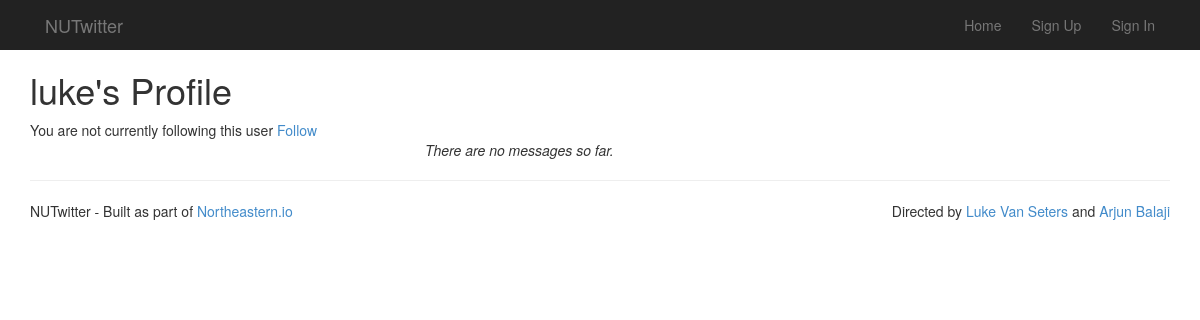
The app's page /luke, older data.
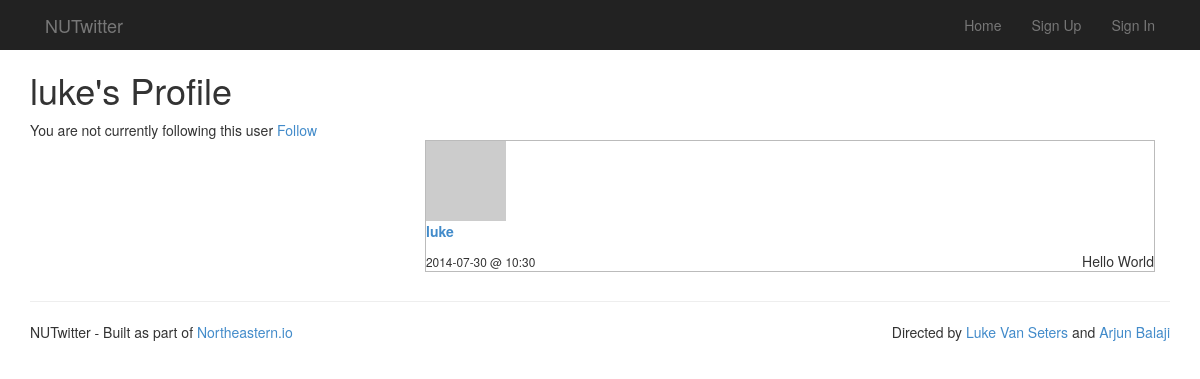
The same page, newer data.
### nu_twitter.py (models this page shows)
class Post(db.Model):
	"""A post table"""
	id = db.Column(db.Integer, primary_key=True)
	body = db.Column(db.Text)
	pub_date = db.Column(db.DateTime)
	user_id = db.Column(db.Integer, db.ForeignKey('user.id'))
	user = db.relationship('User', backref=db.backref('posts', lazy='dynamic'))
	def __init__(self, user, body, pub_date=None):
		self.body = body
		if pub_date is None:
			pub_date = datetime.utcnow()
		self.pub_date = pub_date
		self.user = user
	def __repr__(self):
		return '<Post %r>' % self.title

class User(db.Model):
	"""A user table"""
	id = db.Column(db.Integer, primary_key=True)
	username = db.Column(db.String(80), unique=True)
	email = db.Column(db.String(150), unique=True)
	password_digest = db.Column(db.String(128))
	salt = db.Column(db.String(32))
	followed = db.relationship('User',
        secondary = followers,
        primaryjoin = (followers.c.who_id == id),
        secondaryjoin = (followers.c.whom_id == id),
        backref = db.backref('followers', lazy = 'dynamic'),
        lazy = 'dynamic')
	def __init__(self, username, email, password_digest, salt):
		self.username = username
		self.email = email
		self.password_digest = password_digest
		self.salt = salt
	def __repr__(self):
		return '<User %r>' % self.username

### nu_twitter.py (the view)
@app.route('/<username>')
def user_timeline(username):
    profile_user = db.session.query(User).filter_by(username=username.lower()).first()
    if profile_user is None:
        abort(404)
    followed = False
    if g.user:
        followed = db.session.query(followers).filter_by(who_id=session['user_id'], whom_id=profile_user.id).first() is not None
    return render_template('timeline.html', posts=profile_user.posts.limit(PER_PAGE),
    	followed=followed, profile_user=profile_user)

### nu_twitter.py (called while the page is built)
@app.before_request
def before_request():
    g.user = None
    if 'user_id' in session:
    	g.user = db.session.query(User).get(session['user_id'])

def gravatar_url(email, size=80):
    return 'http://www.gravatar.com/avatar/%s?d=identicon&s=%d' % \
        (hashlib.md5(email.strip().lower().encode('utf-8')).hexdigest(), size)

def format_datetime(timestamp):
    return timestamp.strftime('%Y-%m-%d @ %H:%M')

### templates/timeline.html (shortened to what this page needs)
{% extends "layout.html" %}
{% block title %}
	{% if request.endpoint == 'user_timeline' %}
		{% if g.user.id == profile_user.id %}
			Your profile
		{% else %}
			{{ profile_user.username }}'s Profile
		{% endif %}
	{% else %}
		News Feed
	{% endif %}
{% endblock %}
{% block body %}
<div class="container">
	<h1>{{ self.title() }}</h1>
	{% if request.endpoint == 'user_timeline' %}
		<div>
			{% if g.user.id == profile_user.id %}
				This is you
			{% elif followed %}
				You are currently following this user
				<a class=unfollow href="{{ url_for('unfollow_user', username=profile_user.username) }}">Unfollow</a>
			{% else %}
				You are not currently following this user
				<a class=follow href="{{ url_for('follow_user', username=profile_user.username) }}">Follow</a>
			{% endif %}
		</div>
	{% endif %}
	<div class="col-md-8 col-md-offset-4" style="float: right;">
	{% for post in posts %}
		<div class="post">
			<img src="{{ post.user.email|gravatar(size=48) }}"><p>
			<strong>
				<a href="{{ url_for('user_timeline', username=post.user.username) }}">{{ post.user.username }}</a>
			</strong>
			<p id="post_text">{{ post.body }}</p>
			<small>{{ post.pub_date | datetimeformat }}</small>
		</div>
	{% else %}
		<em>There are no messages so far.</em>
	{% endfor %}
	</div>
</div>
{% endblock %}

Row changes from the older to the newer data that the page shows:
added Post: user.username "luke", body "Hello World", pub_date "2014-07-30 @ 10:30"
Text that changed along with them:
text no longer shown: "There are no messages so far."
